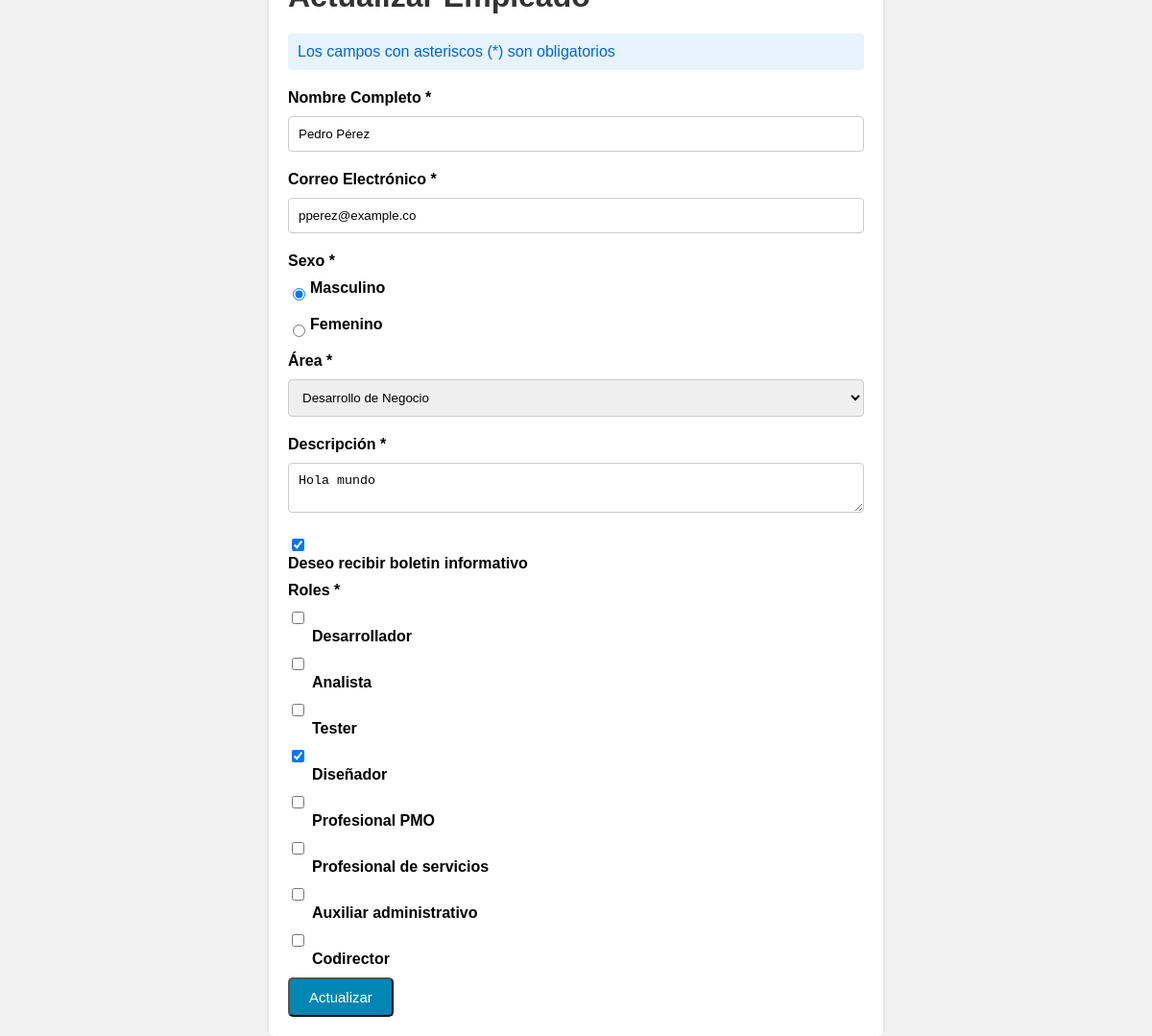
Screenshot of /?action=edit&id=3 with the database file from the repository.
### tables this page shows
CREATE TABLE IF NOT EXISTS `empleado` (
  `id` int(11) NOT NULL AUTO_INCREMENT,
  `nombre` varchar(255) NOT NULL,
  `email` varchar(255) NOT NULL,
  `sexo` char(1) NOT NULL,
  `area_id` int(11) NOT NULL,
  `boletin` int(11) DEFAULT NULL,
  `descripcion` text NOT NULL,
  PRIMARY KEY (`id`),
  KEY `area_id` (`area_id`)
);

CREATE TABLE IF NOT EXISTS `areas` (
  `id` int(11) NOT NULL AUTO_INCREMENT,
  `nombre` varchar(255) NOT NULL,
  PRIMARY KEY (`id`)
);

CREATE TABLE IF NOT EXISTS `empleado_rol` (
  `empleado_id` int(11) NOT NULL,
  `rol_id` int(11) NOT NULL,
  KEY `empleado_id` (`empleado_id`),
  KEY `rol_id` (`rol_id`)
);

CREATE TABLE IF NOT EXISTS `roles` (
  `id` int(11) NOT NULL AUTO_INCREMENT,
  `nombre` varchar(255) NOT NULL,
  PRIMARY KEY (`id`)
);

### controllers/itemController.php (called while the page is built, shortened)
<?php
require_once './model/model.php';
class ItemController
{
    private $model;
    public function __construct()
    {
        $this->model = new ItemModel();
    }
    public function edit($id)
    {
        $areas = $this->model->getAreas();
        $roles = $this->model->getRoles();
        $item = $this->model->getItemById($id);
        include 'views/item-edit.php';
    }
}
?>

### model/model.php (called while the page is built, shortened)
<?php
class ItemModel
{
    private $db;
    public function __construct()
    {
        $this->db = new PDO('mysql:host=localhost;dbname=prueba_tecnica_dev', 'root', '');
    }
    public function getItemById($id)
    {
        $query = $this->db->prepare('SELECT empleado.id, empleado.nombre, empleado.email, empleado.sexo, empleado.boletin, empleado.descripcion, rol_id, roles.nombre as nombre_rol, area_id, areas.nombre as nombre_area
                                     FROM empleado
                                     INNER JOIN empleado_rol ON empleado.id = empleado_rol.empleado_id
                                     INNER JOIN roles ON empleado_rol.rol_id = roles.id
                                     INNER JOIN areas ON empleado.area_id = areas.id
                                     WHERE empleado.id = :id');
        $query->execute(['id' => $id]);
        return $query->fetch(PDO::FETCH_ASSOC);
    }
    public function getRoles()
    {
        $query = $this->db->prepare('SELECT * FROM roles');
        $query->execute();
        return $query->fetchAll(PDO::FETCH_ASSOC);
    }
    public function getAreas()
    {
        $query = $this->db->prepare('SELECT * FROM areas');
        $query->execute();
        return $query->fetchAll(PDO::FETCH_ASSOC);
    }
}

### views/item-edit.php (the view, shortened to what this page needs)
<!DOCTYPE html>
<html lang="es">
<head>
</head>
<body>
    <div class="container">
        <h1>Actualizar Empleado</h1>
        <div class="alert">Los campos con asteriscos (*) son obligatorios</div>
        <form method="POST" action="?action=update&id=<?php echo $item['id']; ?>" onsubmit="return validateForm();">
            <label for="name">Nombre Completo *</label>
            <input type="text" id="name" name="name" placeholder="Nombre completo del empleado"  value="<?php echo $item['nombre']; ?>" required>
            <label for="email">Correo Electrónico *</label>
            <input type="text" id="email" name="email" placeholder="Correo electrónico*" value="<?php echo $item['email']; ?>" required>
            <label for="sexo">Sexo *</label>
            <div class="form-group">
                <input type="radio" id="masculino" name="sexo" value="M" <?php if ($item['sexo'] === 'M') echo 'checked'; ?>>
                <label for="masculino">Masculino</label>
            </div>
            <div class="form-group">
                <input type="radio" id="femenino" name="sexo" value="F" <?php if ($item['sexo'] === 'F') echo 'checked'; ?>>
                <label for="femenino">Femenino</label>
            </div>
            <label for="area">Área *</label>
            <select id="area" name="area" required>
                <?php foreach ($areas as $area): ?>
                    <option value="<?php echo $area['id']; ?>" <?php echo ($area['id'] == $item['area_id']) ? 'selected' : ''; ?>>
                        <?php echo $area['nombre']; ?>
                    </option>
                <?php endforeach; ?>
            </select>
            <label for="description">Descripción *</label>
            <textarea id="description" name="description" placeholder="Descripción de la experiencia del empleado"><?php echo $item['descripcion']; ?></textarea>
            <div>
                <input type="checkbox" id="boletin" name="boletin" value="1" <?php if ($item['boletin'] == 1) echo 'checked'; ?>>
                <label for="boletin">Deseo recibir boletin informativo</label>
            </div>
            <label for="rol">Roles *</label>
            <?php foreach ($roles as $rol): ?>
                <div>
                    <?php
                    $rolIds = explode(',', $item['rol_id']);
                    foreach ($rolIds as $rolId) {
                        $rolId = trim($rolId);
                    ?>
                        <input type="checkbox" id="rol" name="rol[]" value="<?php echo $rol['id']; ?>" <?php if (in_array($rol['id'], [$rolId])) echo 'checked'; ?>>
                        <label for="rol" style="margin-left: 25px;"><?php echo $rol['nombre']; ?></label>
                    <?php } ?>
                </div>
            <?php endforeach; ?>
            <button class="a_guardar" type="submit">Actualizar</button>
        </form>
    </div>
</body>
</html>

### views/item-edit.php (style rules this page uses)
body { font-family: Arial, sans-serif; background-color: #f2f2f2; padding: 20px; display: flex; justify-content: center; align-items: center; height: 120vh; }
.container { background-color: #fff; padding: 20px; border-radius: 5px; box-shadow: 0 0 5px rgba(0, 0, 0, 0.1); max-width: 600px; width: 100%; }
h1 { color: #333; margin-bottom: 20px; }
label { display: block; margin-bottom: 10px; font-weight: bold; }
input[type="text"], textarea, select { width: 100%; padding: 10px; border: 1px solid #ccc; border-radius: 4px; box-sizing: border-box; margin-bottom: 20px; }
input[type="radio"], input[type="checkbox"] { margin-right: 5px; }
.alert { background-color: #e7f3fe; padding: 10px; color: #0366d6; border-radius: 4px; margin-bottom: 20px; }
.form-group { display: flex; align-items: center; margin-bottom: 10px; }
.form-group label { margin-right: 10px; }
.a_guardar { font-size: 15px; color: white; background-color: #0086b3; padding: 10px 20px; border-radius: 5px; text-decoration: none; }

### rows the page displays
empleado: name "Pedro Pérez", email "pperez@example.co", sexo "☑ Masculino", sexo "☐ Femenino", area "Desarrollo de Negocio", description "Hola mundo", boletin "☑"
roles: nombre "Desarrollador"
empleado_rol: rol_id "☑"
roles: nombre "Analista"
roles: nombre "Tester"
roles: nombre "Diseñador"
roles: nombre "Profesional PMO"
roles: nombre "Profesional de servicios"
roles: nombre "Auxiliar administrativo"
roles: nombre "Codirector"
